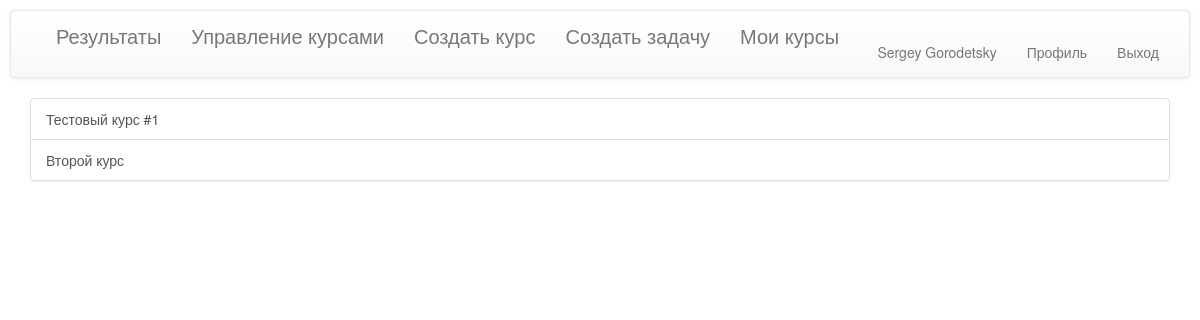
Before: /get_course/ (signed in) with the older database file.
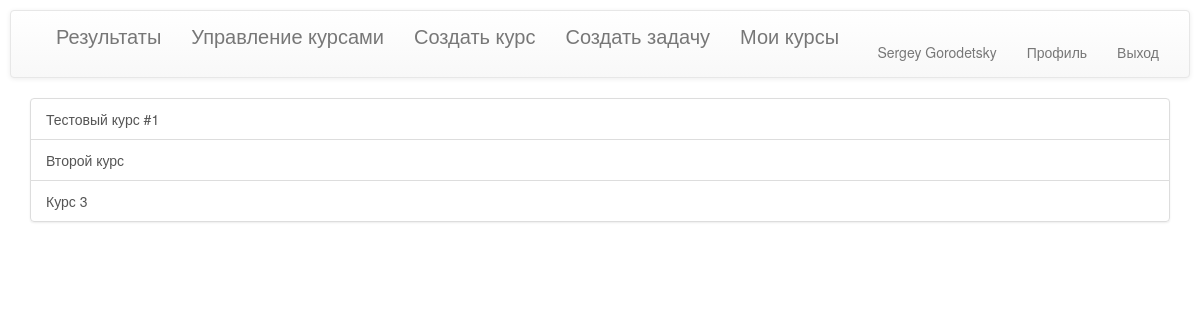
After: the same page with the newer database file.
### code_reception/models.py (models this page shows, shortened)
class Course(models.Model):
    tasks_pool = models.ManyToManyField(Task)
    assigned_groups = models.ManyToManyField(StudentGroup)
    users = models.ManyToManyField(User)
    name = models.CharField(max_length=100, default='Новый курс по умолчанию')
    author = models.ForeignKey(User, on_delete=models.CASCADE, related_name='author_set', null=True)

### code_reception/views.py (the view)
# urls.py: path('get_course/', views.all_choose_course, name='all_courses_view'),
@login_required
def all_choose_course(request):
    courses = Course.objects.all()
    context = {'courses': list(courses),
               'next_link': '/results/'}
    return render(request, 'code_reception/assigned.html', context)

### code_reception/templates/code_reception/assigned.html (shortened to what this page needs)
{% extends "code_reception/base.html"%}
{% block content %}
<div class="list-group">
  {% for course in courses %}
      <button onclick="window.location='{{next_link}}{{course.id}}'" type="button"
              class="list-group-item list-group-item-action">
        {{course.name}}
      </button>
  {% endfor %}
</div>
{% endblock content %}

### code_reception/templates/code_reception/base.html (shortened to what this page needs)
{% load static %}
<!DOCTYPE html>
<html lang="en">
<head>
    <link rel="stylesheet" type="text/css" href="{% static 'code_reception/main.css' %}">
    <link rel="stylesheet" href="https://maxcdn.bootstrapcdn.com/bootstrap/3.3.7/css/bootstrap.min.css">
    <link href="https://cdnjs.cloudflare.com/ajax/libs/select2/4.0.7/css/select2.min.css" rel="stylesheet" />
<link rel="stylesheet" href="https://maxcdn.bootstrapcdn.com/bootstrap/3.3.7/css/bootstrap-theme.min.css">
</head>
<body>
<nav class="navbar navbar-default">
  <div class="container-fluid">
    <div class="collapse navbar-collapse" id="bs-example-navbar-collapse-1">
      <ul class="nav navbar-nav">
            {% for group in user.groups.all %}
              {% if group.name == 'Student' %}
                <li><a href="{% url 'assigned' %}" style="font-size:20px;">Мои курсы</a></li>
              {% endif %}
              {% if group.name == 'Teacher' %}
                <li><a href="{% url 'all_courses_view' %}" style="font-size:20px;">Результаты</a></li>
                <li><a href="{% url 'all_courses_view' %}" style="font-size:20px;">Управление курсами</a></li>
                <li><a href="{% url 'create_course' %}" style="font-size:20px;">Создать курс</a></li>
                <li><a href="{% url 'create_task' %}" style="font-size:20px;">Создать задачу</a></li>
              {% endif %}
            {% endfor %}
      </ul>
      <ul class="nav navbar-nav navbar-right">
        {% if user.is_authenticated %}
            <li><a>{{user.get_full_name|default:user.username}}</a></li>
            <li><a href="{% url 'profile' %}">Профиль</a></li>
            <li><a href="{% url 'logout' %}">Выход</a></li>
        {% else %}
            <li><a href="{% url 'login' %}">Вход</a></li>
            <li><a href="{% url 'register' %}">Регистрация</a></li>
        {% endif %}
      </ul>
    </div>
  </div>
</nav>
<div class="container">
    {% block content %}{% endblock %}
</div>
</body>
</html>

### code_reception/static/code_reception/main.css (style rules this page uses)
body { padding: 10px ; }
ul { margin: 0; }

Changed rows visible on the page:
added Course: name "Курс 3"
